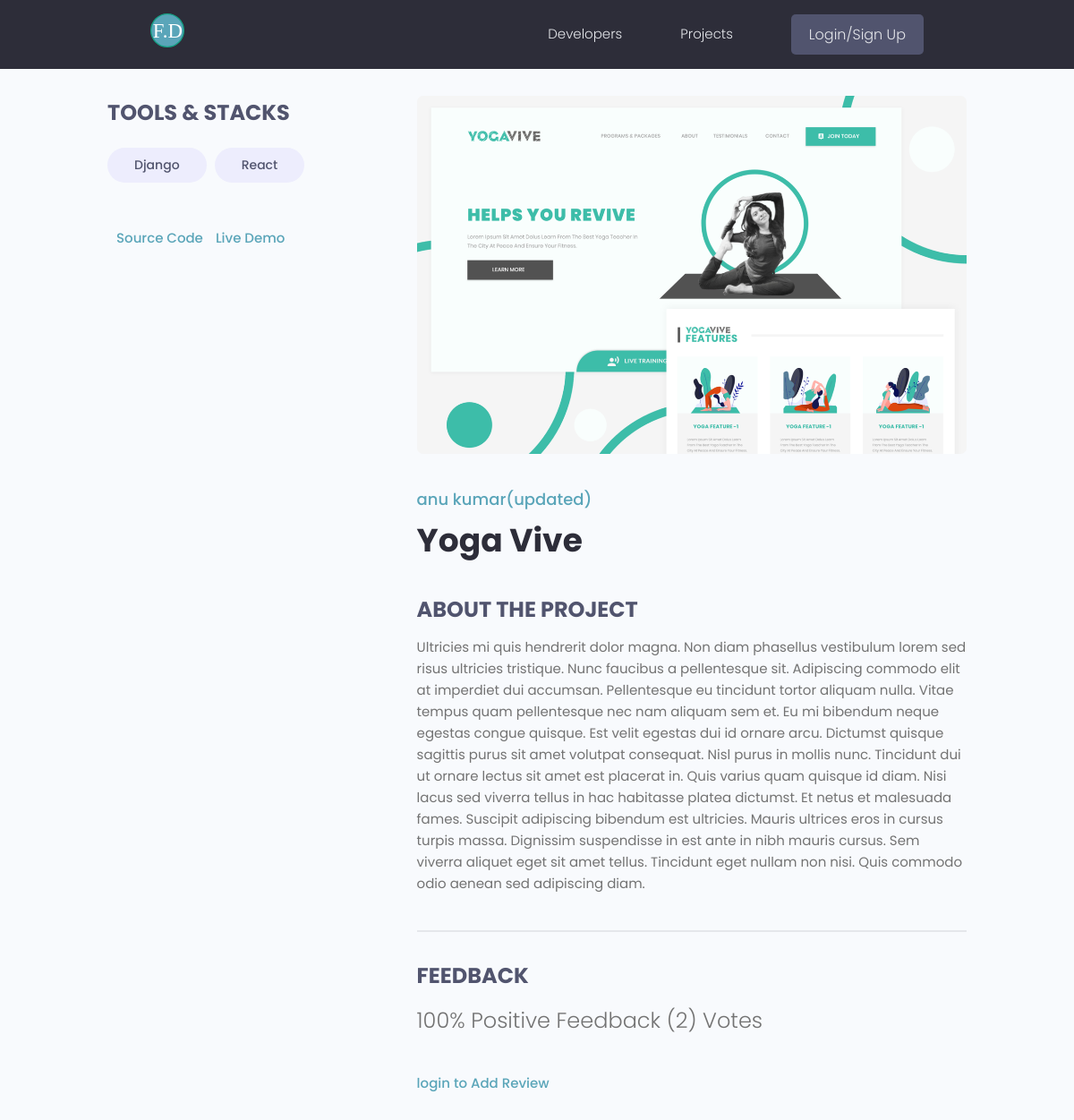
The page /projects/project/214876e5-740c-415b-8fd0-cd929735c48f/ on the database its author committed.
### projects/models.py (models this page shows, shortened)
class Tag(models.Model):
    name= models.CharField(max_length=200)
    created = models.DateTimeField(auto_now_add=True)
    id = models.UUIDField(default=uuid.uuid4,unique=True,
                          primary_key=True,editable=False)
    def __str__(self):
        return self.name

class Project(models.Model):
    owner =models.ForeignKey(Profiles, null=True , blank= True , on_delete=models.CASCADE)
    title = models.CharField(max_length=200)
    description = models.TextField(null=True,blank=True)
    featured_image=models.ImageField(null=True,blank=True,default='default.jpg')
    demo_link = models.CharField(max_length=2000 , null=True , blank=True)
    source_link = models.CharField(max_length=2000,null=True,blank=True)
    tags=models.ManyToManyField('Tag',blank=True)
    vote_total = models.IntegerField(default=0 ,null= True,blank=True)
    vote_ratio = models.IntegerField(default=0 ,null= True,blank=True)
    created = models.DateTimeField(auto_now_add=True)
    id = models.UUIDField(default=uuid.uuid4,unique=True,primary_key=True,editable=False)
    class Meta:
        ordering=['-vote_ratio','-vote_total','title']
    @property
    def imageURL(self):
        try:
            url = self.featured_image.url
        except:
            url=""
        return url
    @property
    def reviewers(self):
        queryset = self.review_set.all().values_list('owner__id',flat=True)
        return queryset

### users/models.py (models this page shows, shortened)
class Profiles(models.Model):
    user = models.OneToOneField(User , on_delete = models.CASCADE ,null= True , blank=True)
    name = models.CharField(max_length=200 , blank=True ,null=True)
    email = models.EmailField(max_length=500 ,blank=True, null=True)
    username = models.CharField(max_length=200 , blank=True ,null=True)
    location = models.CharField(max_length=200 , blank=True ,null=True)
    short_intro = models.CharField(max_length=200 , blank=True ,null=True)
    bio = models.TextField(blank=True, null=True)
    profile_image = models.ImageField(null=True, blank =True ,upload_to ='profiles/',default='profiles/user-default.png')
    social_github = models.CharField(max_length=200,blank=True,null=True)
    social_twitter = models.CharField(max_length=200,blank=True,null=True)
    social_linkdin = models.CharField(max_length=200,blank=True,null=True)
    social_youtube = models.CharField(max_length=200,blank=True,null=True)
    social_website = models.CharField(max_length=200,blank=True,null=True)
    created = models.DateTimeField(auto_now_add=True)
    id = models.UUIDField(default=uuid.uuid4,unique=True,primary_key=True,editable=False)
    class Meta:
        ordering=['created']

### projects/views.py (the view, shortened to what this page needs)
# urls.py: path('project/<str:pk>/',views.project,name="project"),
def project(request,pk):
    projectObj = Project.objects.get(id=pk)
    form =ReviewForm()
    return render(request,'projects/single-project.html',{'project':projectObj,'form':form, })

### projects/templates/projects/single-project.html (shortened to what this page needs)
{%extends 'main.html'%}
{%block content%}
<main class="singleProject my-md">
    <div class="container">
      <div class="layout">
        <div class="column column--1of3">
          <h3 class="singleProject__subtitle">Tools & Stacks</h3>
          <div class="singleProject__toolStack">
            {% for tag in project.tags.all %}
            <span class="tag tag--pill tag--sub tag--lg">
              <small>{{tag}}</small>
            </span>
            {% endfor %}
          </div>
          {% if project.source_link %}
          <a class="singleProject__liveLink" href="{{project.source_link}}" target="_blank">Source Code
          </a>
          {% endif %}
          {% if project.demo_link %}
          <a class="singleProject__liveLink" href="{{project.demo_link}}" target="_blank">Live Demo
          </a>
          {% endif %}
        </div>
        <div class="column column--2of3">
          <img class="singleProject__preview" src="{{project.imageURL}}" alt="portfolio thumbnail" />
          <a href="{% url 'user-profile' project.owner.id %}" class="singleProject__developer">{{project.owner.name}}</a>
          <h2 class="singleProject__title">{{project.title}}</h2>
          <h3 class="singleProject__subtitle">About the Project</h3>
          <div class="singleProject__info">
            {{project.description}}
          </div>
          <div class="comments">
            <h3 class="singleProject__subtitle">Feedback</h3>
            <h5 class="project--rating">
              {{project.vote_ratio}}% Positive Feedback ({{project.vote_total}}) Vote{{project.vote_total|pluralize:"s"}}
            </h5>
            {% if request.user.profiles.id in project.reviewers %}
            <p>Already sumitted review</p>
              {% elif request.user.profiles == project.owner %}
                <p>You cannot review your own work </p>
              {% else %}
                <a href="{% url 'login' %}?next={{request.path}}">login to Add Review</a>
            {% endif %}
          </div>
        </div>
      </div>
    </div>
  </main>
{%endblock content%}

### static/styles/app.css (style rules this page uses)
:root { --color-sub: #2d2d39; }
img { width: 100%; }
.singleProject .column--1of3 { order: 2; }
@media screen and (min-width: 1081px) { .singleProject .column--1of3 { order: 1; } }
@media screen and (min-width: 1081px) { .singleProject .column--2of3 { order: 2; } }
.singleProject__toolStack { margin-top: 2rem; margin-bottom: 4rem; }
.singleProject__liveLink { font-weight: 500; transition: all 0.3s ease-in-out; border-bottom: 2px solid transparent; }
.singleProject__preview { height: 50vh; object-fit: cover; object-position: top center; margin-bottom: 3rem; border-radius: 0.7rem; }
.singleProject__developer { font-size: 1.8rem; font-weight: 500; }
.singleProject__title { font-size: 3.6rem; font-weight: 700; color: var(--color-sub); margin-bottom: 3rem; }
.project--rating { margin-bottom: 1.6em; margin-top: .5em; }
.singleProject__subtitle { text-transform: uppercase; font-size: 2.4rem; font-weight: 700; color: var(--color-sub-light); margin-bottom: 1rem; }
.comments { margin-top: 4rem; padding-top: 3rem; border-top: 2px solid var(--color-light); }

### static/uikit/styles/modules/_variables.css (style rules this page uses)
:root { --color-main: #5aa5b9; --color-main-light: #e6faff; --color-sub: #3f4156; --color-sub-light: #51546e; --color-sub-lighter: #ededfd; --color-text: #737373; --color-gray: #8b8b8b; --color-light: #e5e7eb; --color-light-gray: #767676; --color-bg: #f8fafd; --color-white: #fffefd; --color-white-light: #f3f3f3; --color-success: #359e64; --color-success-bg: #def8e8; --color-error: #fc4b0b; --color-error-bg: #fff2ee; --font-base: 'Poppins', arial, helvetica, 'Segoe UI', roboto, ubuntu, sans-serif; --font-monospace: 'Fira Code', 'Courier New', courier, monospace; --font-regular: 300; --font-medium: 500; --font-bold: 700; --generic-shadow: 1px 1px 5px #00000010; --generic-transition: all 0.3s ease-in-out; }

### static/uikit/styles/modules/_base.css (style rules this page uses)
* { margin: 0; padding: 0; box-sizing: border-box; text-rendering: optimizeLegibility; color: inherit; font-size: inherit; }
html { font-size: 50%; }
@media only screen and (min-width: 480px) { html { font-size: 56.25%; } }
@media only screen and (min-width: 1200px) { html { font-size: 62.5%; } }
body { line-height: 1.6; font-weight: 400; font-size: 1.5rem; color: var(--color-text); background-color: var(--color-bg); min-height: 100vh; }

### static/uikit/styles/modules/_typography.css (style rules this page uses)
* { font-family: var(--font-base); }
h2 { font-size: 3.6rem; font-weight: var(--font-bold); }
h3 { font-size: 3.2rem; font-weight: var(--font-medium); }
h5 { font-size: 2.4rem; font-weight: var(--font-medium); }
h5, h6 { font-weight: var(--font-regular); }
p, span, strong { font-size: 1.6rem; color: var(--color-text); font-weight: var(--font-regular); }
a { padding-bottom: 2px; text-decoration: none; display: inline-block; color: var(--color-main); font-weight: var(--font-medium); }

### static/uikit/styles/modules/_utilities.css (style rules this page uses)
.container { width: 92%; max-width: 165rem; margin: 0 auto; box-sizing: border-box; }
@media screen and (min-width: 1000px) { .container { width: 90%; } }
@media screen and (min-width: 1200px) { .container { width: 80%; } }
.my-md { margin: 3rem auto; }

### static/uikit/styles/modules/_tag.css (style rules this page uses)
.tag { display: inline-flex; align-items: center; background-color: var(--color-sub); height: -webkit-fit-content; height: -moz-fit-content; height: fit-content; width: -webkit-fit-content; width: -moz-fit-content; width: fit-content; border-radius: 0.5rem; padding: 0.5rem 1.5rem; font-size: 1.2rem; cursor: pointer; }
.tag:not(:last-child) { margin-right: 0.25rem; margin-bottom: 0.75rem; }
.tag > small { color: var(--color-white); }
.tag--pill { border-radius: 5rem; }
.tag--sub, .tag--sub > small { background: var(--color-sub-lighter); color: var(--color-sub-light); font-weight: 500; }
.tag--lg { padding: 0.8rem 3rem; font-size: 1.4rem; }
.tag--lg:not(:last-child) { margin-right: 0.5rem; margin-bottom: 1rem; }

### static/uikit/styles/modules/_layout.css (style rules this page uses)
.layout { display: flex; flex-flow: row wrap; justify-content: space-between; }
.layout > .column { margin-bottom: 3rem; }
.layout > .column.column--1of3 { flex-basis: 30%; }
.layout > .column.column--2of3 { flex-basis: 64%; }

### rows shown on the page
Tag: name "Django"
Tag: name "React"
Project: imageURL (picture), owner.name "anu kumar(updated)", title "Yoga Vive", description "Ultricies mi quis hendrerit dolor magna. Non diam phasellus vestibulum lorem sed risus ultricies tristique. Nunc faucibus a pellentesque sit. Adipiscing commodo elit at imperdiet dui accumsan. Pellentesque eu tincidunt tortor aliquam nulla. Vitae tempus quam pellentesque nec nam aliquam sem et. Eu mi bibendum neque egestas congue quisque. Est velit egestas dui id ornare arcu. Dictumst quisque sagittis purus sit amet volutpat consequat. Nisl purus in mollis nunc. Tincidunt dui ut ornare lectus sit amet est placerat in. Quis varius quam quisque id diam. Nisi lacus sed viverra tellus in hac habitasse platea dictumst. Et netus et malesuada fames. Suscipit adipiscing bibendum est ultricies.…", vote_ratio "100", vote_total "2"
